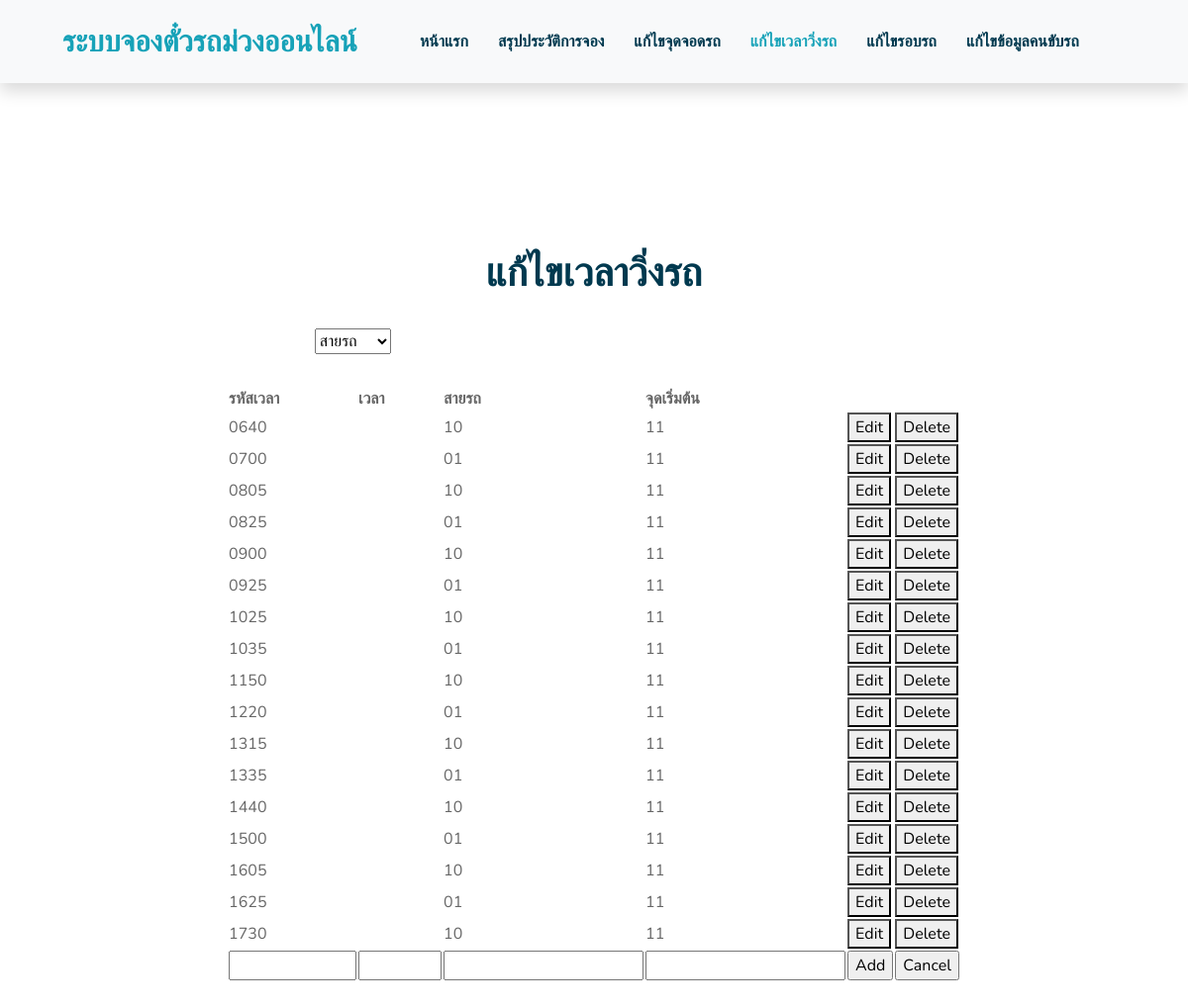
The app's page /changeTime.php with its own data.
### tables this page shows
CREATE TABLE `departure_time` (
  `time_id` varchar(10) NOT NULL COMMENT 'รหัสเวลา',
  `timeT` varchar(5) NOT NULL COMMENT 'เวลา',
  `route_b_r` varchar(2) NOT NULL COMMENT 'สายรถ',
  `start_NU_TC` varchar(2) NOT NULL COMMENT 'จุดเริ่มต้น'
);

### changeTime.php (the view, shortened to what this page needs)
<!DOCTYPE html>
<html lang="en">
<head>
    <link href="https://cdnjs.cloudflare.com/ajax/libs/font-awesome/5.10.0/css/all.min.css" rel="stylesheet">
    <link href="lib/flaticon/font/flaticon.css" rel="stylesheet">
    <link href="lib/owlcarousel/assets/owl.carousel.min.css" rel="stylesheet">
    <link href="lib/lightbox/css/lightbox.min.css" rel="stylesheet">
    <link href="css/style.css" rel="stylesheet">
</head>
<body>
    <div class="container-fluid bg-light position-relative shadow">
        <nav class="navbar navbar-expand-lg bg-light navbar-light py-3 py-lg-0 px-0 px-lg-5">
            <a href="" class="navbar-brand font-weight-bold text-secondary" style="font-size: 30px;">
                <span class="text-primary">ระบบจองตั๋วรถม่วงออนไลน์</span>
            </a>
            <div class="collapse navbar-collapse justify-content-between" id="navbarCollapse">
                <div class="navbar-nav font-weight-bold mx-auto py-0">
                    <a href="index1.php" class="nav-item nav-link">หน้าแรก</a>
                    <a href="summarize.php" class="nav-item nav-link">สรุปประวัติการจอง</a>
                    <a href="changeParkingSpot.php" class="nav-item nav-link">แก้ไขจุดจอดรถ</a>
                    <a href="changeTime.php" class="nav-item nav-link active">แก้ไขเวลาวิ่งรถ</a>
                    <a href="changeDricycle.php" class="nav-item nav-link">แก้ไขรอบรถ</a>
                    <a href="datadrivers.php" class="nav-item nav-link">แก้ไขข้อมูลคนขับรถ</a>
                    </div>
                </div>
            </div>
    <div class="container-fluid py-5 ">
        <div class="container">
            <div class="row align-items-center d-flex flex-column align-items-center justify-content-center">
                <div class="col-lg-5">
                </div>
                <div class="">
                    <br>
                </div>
            </div>
        </div>
    </div>
    <br>
              <table width='100%'>
                <tr>
                    <th>รหัสเวลา</th>
                    <th>เวลา</th>
                    <th>สายรถ</th>
                    <th>จุดเริ่มต้น</th>
                    <th></th><th></th>
                </tr>
    <div class="container-fluid pt-5">
        <div class="container">
            <div class="text-center pb-2">
                <h1 class="mb-4">แก้ไขเวลาวิ่งรถ</h1>
            </div>
            <div class="container">
                <div class="text-center pb-2">
                    <div class="col-lg-3">
                        <fieldset>
                            <select name="Category" class="form-select" aria-label="Default select example" id="chooseCategory" onchange="this.form.click()">
                                <option selected>สายรถ</option>
                            </select>
                        </fieldset>
                      </div>
                    <br>
                </div>
            </div>
            <?php
                        include('connectdatabase.php');
                        if (!$conn) {
                            die("Connection failed: " . mysqli_connect_error());
                        } else {
                            $sql = "SELECT * FROM `departure_time`";
                            $result = mysqli_query($conn, $sql);
                            if (mysqli_num_rows($result) > 0){
                                while($row = mysqli_fetch_assoc($result)){
                                    echo "<tr>";
                                    echo "<td>";
                                    echo $row["time_id"];
                                    echo "</td>";
                                    echo "<td>";
                                    echo "</td>";
                                    echo "<td>";
                                    echo $row["route_b_r"];
                                    echo "</td>";
                                    echo "<td>";
                                    echo $row["start_NU_TC"];
                                    echo "</td>";
                                    ?>
                                    <td><button data-toggle="modal" href=edit/editformTime.php" data-target="#theModal" onclick="window.location='edit/editformTime.php?id=<?php echo $row["time_id"];?>'">Edit</button></td>
                                    <td><button onclick="JavaScript:if(confirm('Confirm Delete?')==true){window.location='delete/deleteTime.php?id=<?php echo $row["time_id"];?>';}">Delete</button></td>
                                    <?php
                                    echo "</tr>";
                                }
                            }
                        }
                    ?>
                <form method="post" action="<?php echo $_SERVER['PHP_SELF']; ?>">
                    <td><input type="text" name="time_id" size="12"></td>
                    <td><input type="text" name="time" size="7"></td>
                    <td><input type="number" name="route" size="3"></td>
                    <td><input type="number" name="start" size="3"></td>
                    <td><input type="submit" value="Add"></td>
                    <td><input type="reset" value="Cancel"></td>
                </form>
              </table>

### records on screen
departure_time: time_id "0640", route_b_r "10", start_NU_TC "11"
departure_time: time_id "0700", route_b_r "01", start_NU_TC "11"
departure_time: time_id "0805", route_b_r "10", start_NU_TC "11"
departure_time: time_id "0825", route_b_r "01", start_NU_TC "11"
departure_time: time_id "0900", route_b_r "10", start_NU_TC "11"
departure_time: time_id "0925", route_b_r "01", start_NU_TC "11"
departure_time: time_id "1025", route_b_r "10", start_NU_TC "11"
departure_time: time_id "1035", route_b_r "01", start_NU_TC "11"
departure_time: time_id "1150", route_b_r "10", start_NU_TC "11"
departure_time: time_id "1220", route_b_r "01", start_NU_TC "11"
departure_time: time_id "1315", route_b_r "10", start_NU_TC "11"
departure_time: time_id "1335", route_b_r "01", start_NU_TC "11"
departure_time: time_id "1440", route_b_r "10", start_NU_TC "11"
departure_time: time_id "1500", route_b_r "01", start_NU_TC "11"
departure_time: time_id "1605", route_b_r "10", start_NU_TC "11"
departure_time: time_id "1625", route_b_r "01", start_NU_TC "11"
departure_time: time_id "1730", route_b_r "10", start_NU_TC "11"
